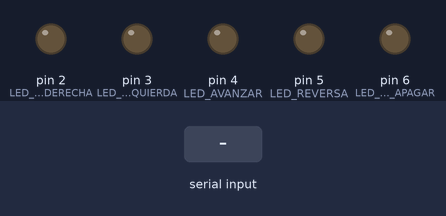
A sketch run on a simulated Arduino Uno, built with avr-gcc and run on an emulated ATmega328P. Parts: output pins drawn as LEDs (lit = HIGH). Inputs (shaded band) come from the test bench.

Above: at 1.2 s.
1.3 s: "mover derecha\n" received over Serial
At 2.1 s:
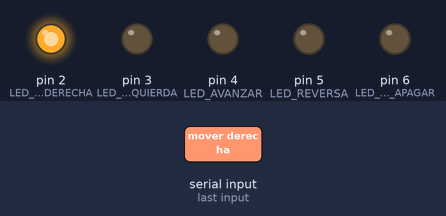
3.8 s: "mover izquierda\n" received over Serial
At 4.3 s:
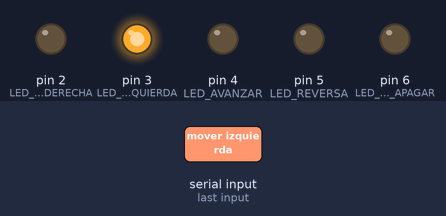
6.3 s: "avanzar\n" received over Serial
At 7.1 s:
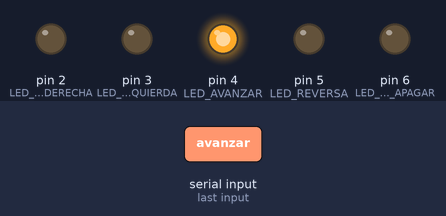
8.8 s: "reversa\n" received over Serial
At 9.6 s:
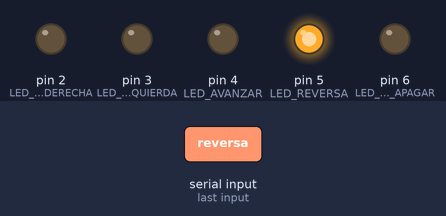
11.3 s: "prender cocina\n" received over Serial
At 12.1 s:
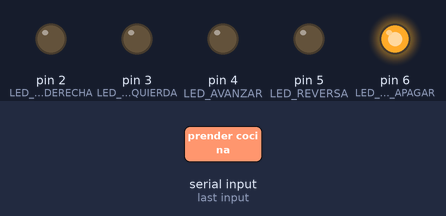
Timing chart, 0 to 14.3 s (numbered marks = the images above; inputs shaded):
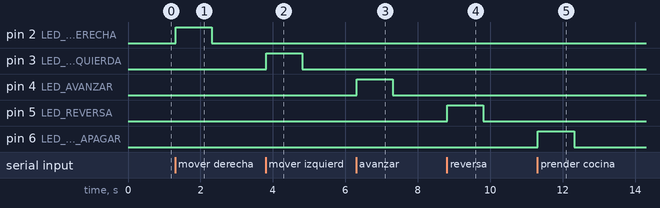

The sketch:

VozConLEd.ino
```cpp
#define LED_MOV_DERECHA 2
#define LED_MOV_IZQUIERDA 3
#define LED_AVANZAR 4
#define LED_REVERSA 5
#define LED_PRENDER_APAGAR 6

void setup() {
    pinMode(LED_MOV_DERECHA, OUTPUT);
    pinMode(LED_MOV_IZQUIERDA, OUTPUT);
    pinMode(LED_AVANZAR, OUTPUT);
    pinMode(LED_REVERSA, OUTPUT);
    pinMode(LED_PRENDER_APAGAR, OUTPUT);

    Serial.begin(9600); // Comunicación con Python
}

void loop() {
    if (Serial.available() > 0) {
        String comando = Serial.readStringUntil('\n');
        comando.trim();

        if (comando == "mover derecha") {
            digitalWrite(LED_MOV_DERECHA, 1);
            delay(1000);
            digitalWrite(LED_MOV_DERECHA, 0);
        }
        else if (comando == "mover izquierda") {
            digitalWrite(LED_MOV_IZQUIERDA, 1);
            delay(1000);
            digitalWrite(LED_MOV_IZQUIERDA, 0);
        }
        else if (comando == "avanzar") {
            digitalWrite(LED_AVANZAR, 1);
            delay(1000);
            digitalWrite(LED_AVANZAR, 0);
        }
        else if (comando == "reversa") {
            digitalWrite(LED_REVERSA, 1);
            delay(1000);
            digitalWrite(LED_REVERSA, 0);
        }
        else if (comando == "prender cocina" || comando == "apagar cocina") {
            digitalWrite(LED_PRENDER_APAGAR, 1);
            delay(1000);
            digitalWrite(LED_PRENDER_APAGAR, 0);
        }
    }
}
```

Measured:
- after the input at 1.3 s, pin 2 (LED_MOV_DERECHA): LOW → HIGH at once, → LOW 1.0 s later
- after the input at 3.8 s, pin 3 (LED_MOV_IZQUIERDA): LOW → HIGH at once, → LOW 1.0 s later
- after the input at 6.3 s, pin 4 (LED_AVANZAR): LOW → HIGH at once, → LOW 1.0 s later
- after the input at 8.8 s, pin 5 (LED_REVERSA): LOW → HIGH at once, → LOW 1.0 s later
- after the input at 11.3 s, pin 6 (LED_PRENDER_APAGAR): LOW → HIGH at once, → LOW 1.0 s later
